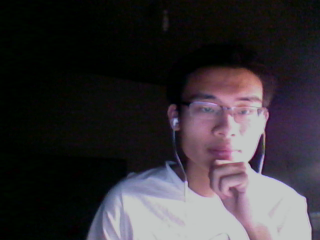
#> input picture python/opencv/test/pc1.png, 320 x 240 px
$ python test7.py
#> lines starting #> are read from the running program, lines starting #| are printed output that depends on the picture; after the words box and inside, x2 and y2 are one past the last pixel; in counts of white or black regions, pixels touching at a corner belong together
import numpy
import cv2

img = cv2.imread('pc1.png')
#> img is the input picture: shape (240, 320, 3); mean B, G, R 54.4, 50.2, 54.4

#access and modify the pixel of image with two ways
px = img[100,100]
#> px = [8, 13, 9]
print(px)
#| [ 8 13  9]

blue = img[100,100,0]
#> blue = 8
print(img.item(100,100,0))
#| 8
print(blue)
#| 8

img[100,100] = [255,255,255]
#> img: shape (240, 320, 3); under 0.01% of pixels changed, all inside (x1, y1, x2, y2) = (100, 100, 101, 101)
img.itemset((100,100,0),5)
#> img: shape (240, 320, 3); mean B, G, R 54.4, 50.2, 54.5
print(img.item(100,100,0))
#| 5
print(img[100,100])
#| [  5 255 255]

print(img.shape)
#| (240, 320, 3)
print(img.size)
#| 230400
print(img.dtype)
#| uint8

img = cv2.imread('pc1.png')
part = img[0:120,0:160]
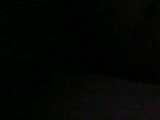
#> part: shape (120, 160, 3); mean B, G, R 2.5, 5.5, 3.1
img[120:240,160:320] = part
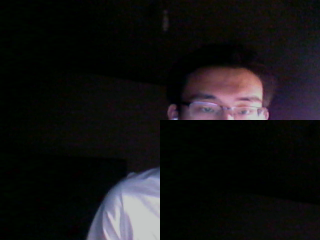
#> img: shape (240, 320, 3); mean B, G, R 20.5, 20.2, 20.8
cv2.imshow('pic',img)
cv2.waitKey(0)

$ run again, with python/opencv/test/pc2.jpg saved as python/opencv/test/pc1.png
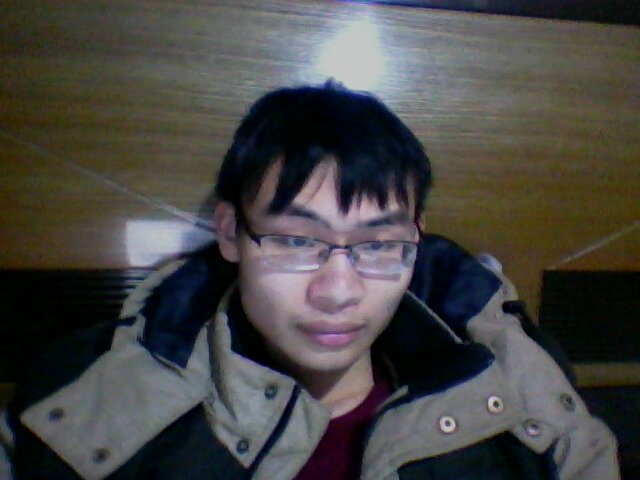
#> input picture python/opencv/test/pc2.jpg, 640 x 480 px
#> img is the input picture: shape (480, 640, 3); mean B, G, R 67, 69.2, 70.3
#> px = [34, 56, 68]
#| [34 56 68]
#> blue = 34
#| 34
#| 34
#| 5
#| [  5 255 255]
#| (480, 640, 3)
#| 921600
#| uint8
#> `part = img[0:120,0:160]`:
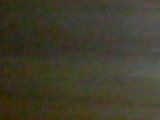
#> part: shape (120, 160, 3); mean B, G, R 43.2, 60.4, 63.4
#> `img[120:240,160:320] = part`:
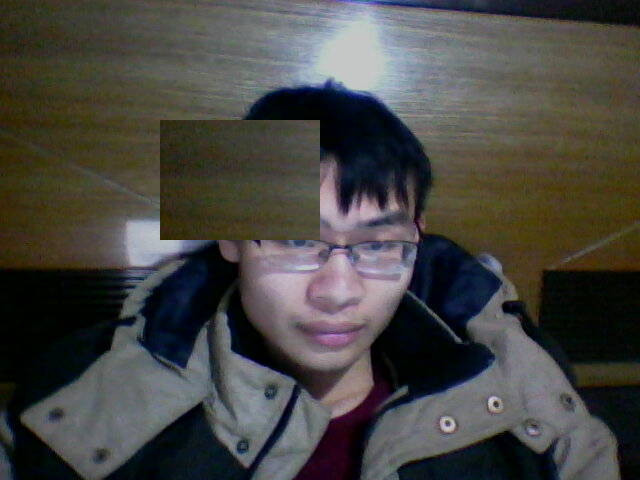
#> img: shape (480, 640, 3); 6.25% of pixels changed, all inside (x1, y1, x2, y2) = (160, 120, 320, 240)
